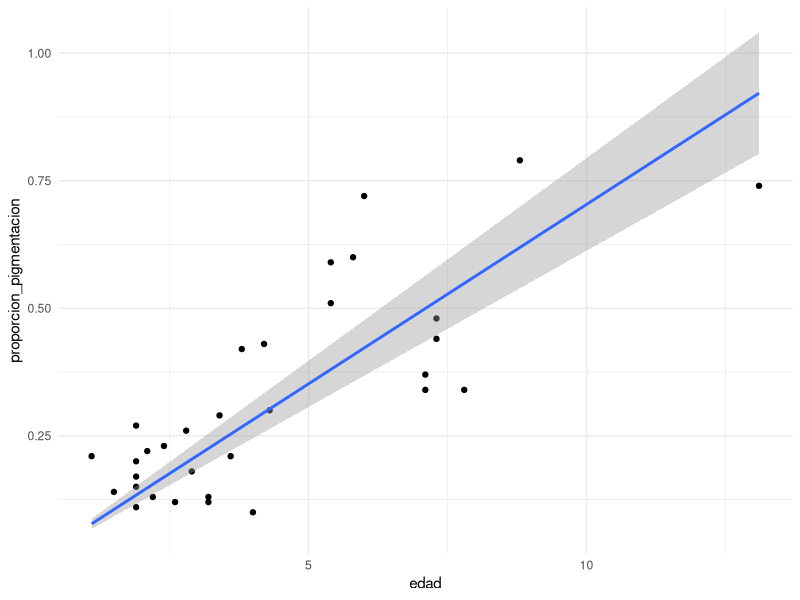

Generate this figure with R:
# Cargar librerías ----
library(tidyverse)
library(readxl)

# Cargar datos ----
pigmentacion <- read_xlsx('datos/whitman2004.xlsx')

# Gráfico de puntos ----
pigmentacion %>%
  ggplot(aes(x = edad, y = proporcion_pigmentacion)) +
  geom_point() +
  geom_smooth(method = lm, formula = y ~ x + 0) +
  theme_minimal()

# Modelo lineal ----
pigmentacion.lm <- lm(proporcion_pigmentacion ~ edad, data = pigmentacion)
summary(pigmentacion.lm)

# Modelo lineal con intersección cero
pigmentacion.lm.0 <- lm(proporcion_pigmentacion ~ edad + 0, data = pigmentacion)
summary(pigmentacion.lm.0)